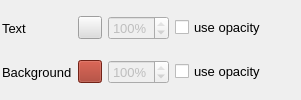
                    <widget class="QWidget" name="gbColors" native="true">
                     <property name="sizePolicy">
                      <sizepolicy hsizetype="Expanding" vsizetype="Preferred">
                       <horstretch>0</horstretch>
                       <verstretch>0</verstretch>
                      </sizepolicy>
                     </property>
                     <property name="minimumSize">
                      <size>
                       <width>0</width>
                       <height>92</height>
                      </size>
                     </property>
                     <property name="font">
                      <font>
                       <family>Arial</family>
                       <pointsize>10</pointsize>
                       <weight>75</weight>
                       <bold>true</bold>
                      </font>
                     </property>
                     <layout class="QGridLayout" name="gridLayout_7" rowstretch="0,0">
                      <property name="leftMargin">
                       <number>2</number>
                      </property>
                      <property name="topMargin">
                       <number>2</number>
                      </property>
                      <property name="rightMargin">
                       <number>2</number>
                      </property>
                      <property name="bottomMargin">
                       <number>2</number>
                      </property>
                      <property name="horizontalSpacing">
                       <number>6</number>
                      </property>
                      <item row="0" column="4">
                       <spacer name="horizontalSpacer_9">
                        <property name="orientation">
                         <enum>Qt::Horizontal</enum>
                        </property>
                        <property name="sizeHint" stdset="0">
                         <size>
                          <width>33</width>
                          <height>20</height>
                         </size>
                        </property>
                       </spacer>
                      </item>
                      <item row="0" column="0">
                       <widget class="QLabel" name="label_26">
                        <property name="font">
                         <font>
                          <family>Arial</family>
                          <pointsize>10</pointsize>
                          <weight>50</weight>
                          <bold>false</bold>
                         </font>
                        </property>
                        <property name="text">
                         <string>Text</string>
                        </property>
                       </widget>
                      </item>
                      <item row="1" column="0">
                       <widget class="QLabel" name="label_33">
                        <property name="font">
                         <font>
                          <family>Arial</family>
                          <pointsize>10</pointsize>
                          <weight>50</weight>
                          <bold>false</bold>
                         </font>
                        </property>
                        <property name="text">
                         <string>Background</string>
                        </property>
                       </widget>
                      </item>
                      <item row="1" column="2">
                       <widget class="QSpinBox" name="sbBackgroundOpacity">
                        <property name="enabled">
                         <bool>false</bool>
                        </property>
                        <property name="font">
                         <font>
                          <family>Arial</family>
                          <pointsize>10</pointsize>
                          <weight>50</weight>
                          <bold>false</bold>
                         </font>
                        </property>
                        <property name="suffix">
                         <string>%</string>
                        </property>
                        <property name="minimum">
                         <number>0</number>
                        </property>
                        <property name="maximum">
                         <number>100</number>
                        </property>
                        <property name="singleStep">
                         <number>10</number>
                        </property>
                        <property name="value">
                         <number>100</number>
                        </property>
                       </widget>
                      </item>
                      <item row="0" column="1">
                       <widget class="QToolButton" name="btnForeground">
                        <property name="sizePolicy">
                         <sizepolicy hsizetype="Fixed" vsizetype="Fixed">
                          <horstretch>0</horstretch>
                          <verstretch>0</verstretch>
                         </sizepolicy>
                        </property>
                        <property name="font">
                         <font>
                          <family>MS Shell Dlg 2</family>
                          <pointsize>10</pointsize>
                          <weight>50</weight>
                          <bold>false</bold>
                         </font>
                        </property>
                        <property name="styleSheet">
                         <string notr="true">QToolButton {background-color:#ddd;}</string>
                        </property>
                        <property name="text">
                         <string/>
                        </property>
                       </widget>
                      </item>
                      <item row="0" column="3">
                       <widget class="QCheckBox" name="chkTextOpacity">
                        <property name="font">
                         <font>
                          <family>Arial</family>
                          <pointsize>10</pointsize>
                          <weight>50</weight>
                          <bold>false</bold>
                         </font>
                        </property>
                        <property name="toolTip">
                         <string>Turn opacit on or off</string>
                        </property>
                        <property name="text">
                         <string>use opacity</string>
                        </property>
                       </widget>
                      </item>
                      <item row="1" column="3">
                       <widget class="QCheckBox" name="chkBackgroundOpacity">
                        <property name="font">
                         <font>
                          <family>Arial</family>
                          <pointsize>10</pointsize>
                          <weight>50</weight>
                          <bold>false</bold>
                         </font>
                        </property>
                        <property name="toolTip">
                         <string>Turn opacit on or off</string>
                        </property>
                        <property name="text">
                         <string>use opacity</string>
                        </property>
                       </widget>
                      </item>
                      <item row="1" column="1">
                       <widget class="QToolButton" name="btnBackground">
                        <property name="sizePolicy">
                         <sizepolicy hsizetype="Fixed" vsizetype="Fixed">
                          <horstretch>0</horstretch>
                          <verstretch>0</verstretch>
                         </sizepolicy>
                        </property>
                        <property name="styleSheet">
                         <string notr="true">QToolButton {background-color:#a03020;}</string>
                        </property>
                        <property name="text">
                         <string/>
                        </property>
                       </widget>
                      </item>
                      <item row="0" column="2">
                       <widget class="QSpinBox" name="sbTextOpacity">
                        <property name="enabled">
                         <bool>false</bool>
                        </property>
                        <property name="font">
                         <font>
                          <family>Arial</family>
                          <pointsize>10</pointsize>
                          <weight>50</weight>
                          <bold>false</bold>
                         </font>
                        </property>
                        <property name="suffix">
                         <string>%</string>
                        </property>
                        <property name="minimum">
                         <number>0</number>
                        </property>
                        <property name="maximum">
                         <number>100</number>
                        </property>
                        <property name="singleStep">
                         <number>10</number>
                        </property>
                        <property name="value">
                         <number>100</number>
                        </property>
                       </widget>
                      </item>
                     </layout>
                    </widget>
